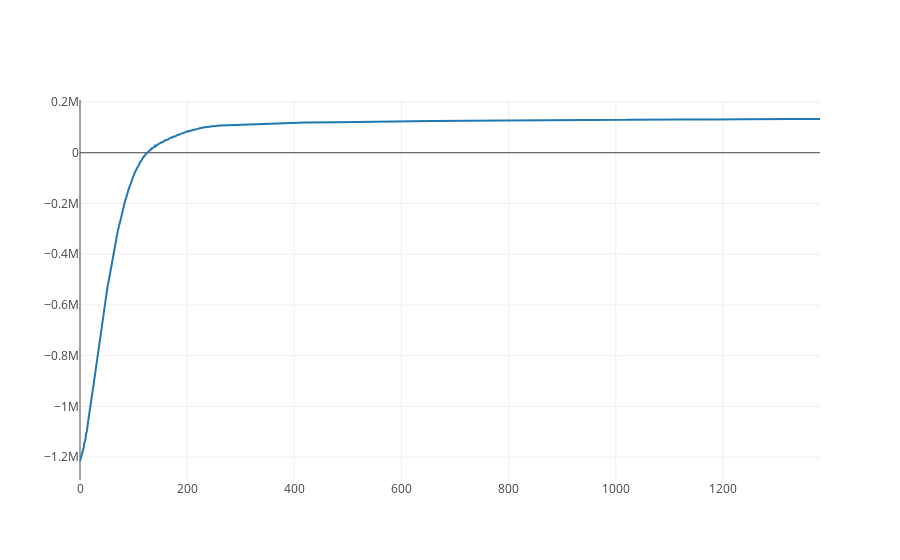

Notebook cell for this chart:
### Code cell
iplot([go.Scatter(x = range(len(inf_svi.elbos)), y = inf_svi.elbos)])

### Figure 1 — Plotly figure (JSON) as saved in the notebook; plotly's stock layout.template omitted (floating-point values rounded to 4 significant figures; data arrays with more than 128 entries replaced by an {"elided": "..."} marker saying what was removed)
{"data": [{"type": "scatter", "x": {"elided": "1382 int values"}, "y": {"elided": "1382 float values"}}], "layout": {}}
